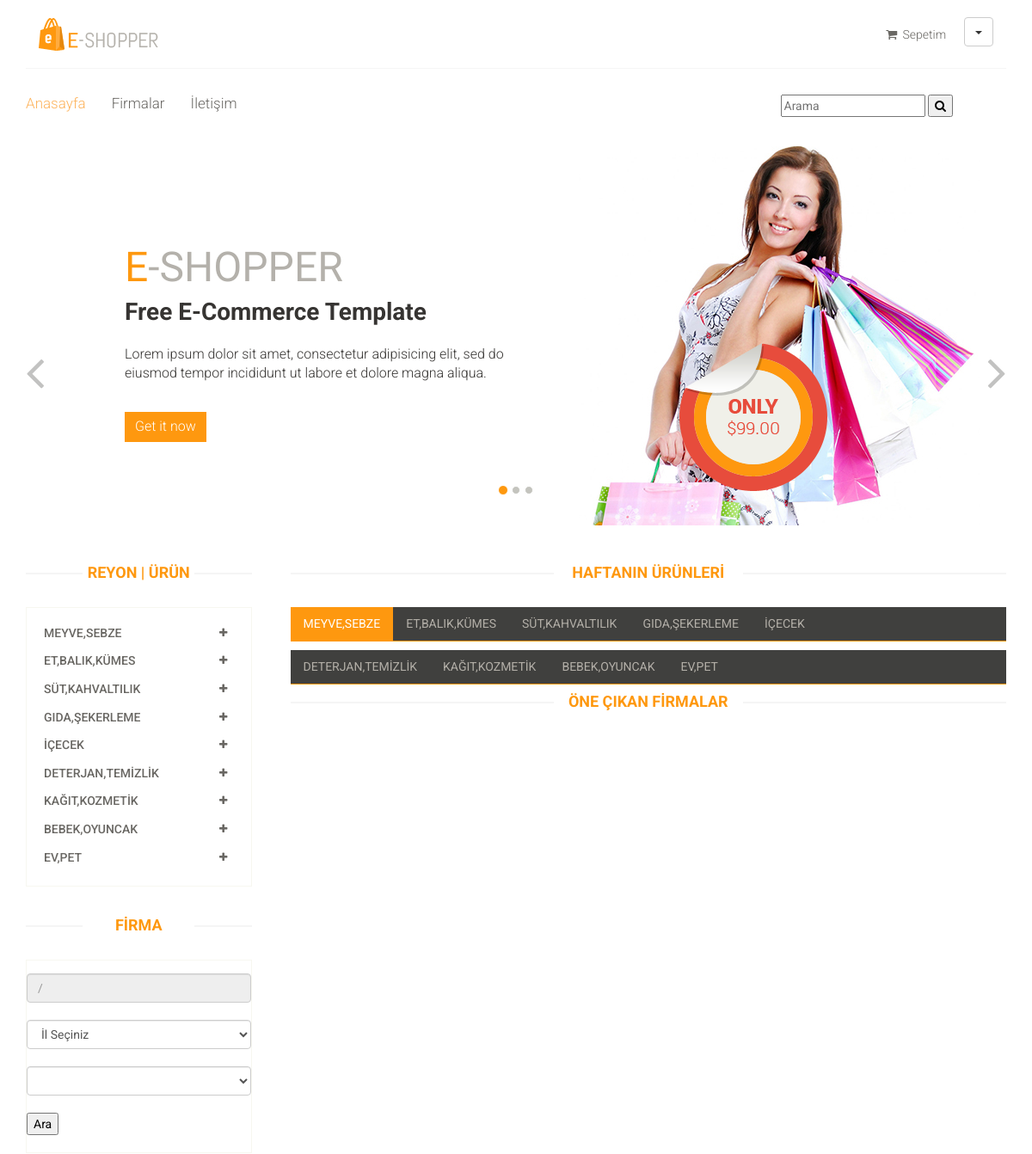
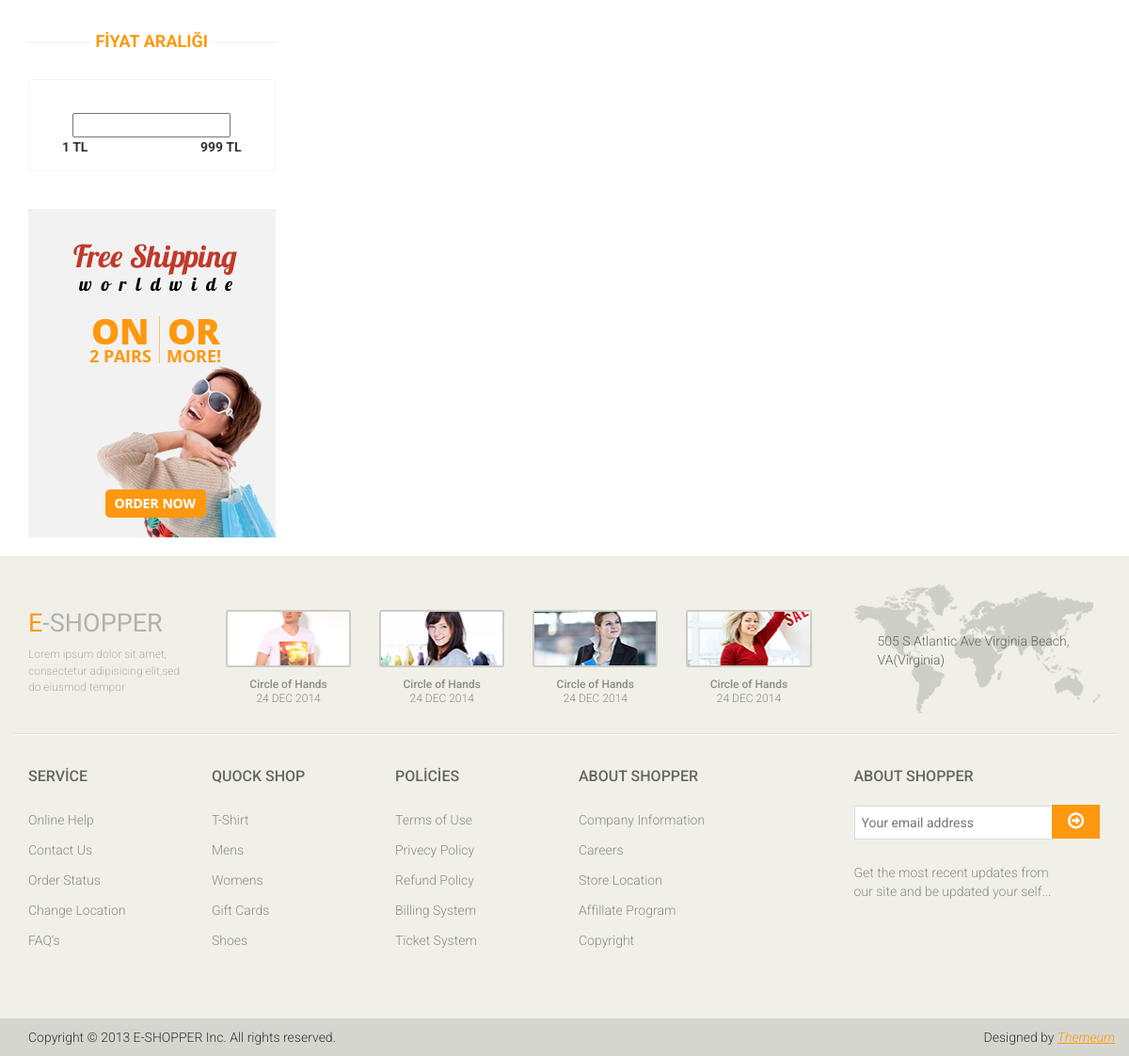
The page /index_kullanici.php on the database its author committed (2 pictures, top to bottom).
### tables this page shows
CREATE TABLE `kategori` (
  `kategori_id` int(11) NOT NULL,
  `kategori_isim` varchar(50) NOT NULL,
  `kategori_ust` varchar(5) NOT NULL
);

### sidebar_kullanici.php (the view, shortened to what this page needs)
<?php require_once("baglan.php"); ?>
<div class="col-sm-3">
	<div class="left-sidebar">
		<h2>reyon | ürün</h2>
			<div class="panel-group category-products" id="accordian">
				<?php
					$ustkategorilist= $db->query("select * from kategori where kategori_ust=0")->fetchAll(PDO::FETCH_ASSOC);
				?>
				<?php
					foreach ($ustkategorilist as $key => $value)
						{
				?>
					<div class="panel panel-default">
						<div class="panel-heading">
							<h4 class="panel-title">
								<a data-toggle="collapse" data-parent="#accordian" href="#<?php echo $value['kategori_id'];?>" >
									<span class="badge pull-right"><i class="fa fa-plus"></i></span>
										<?php echo $value['kategori_isim'];?>
								</a>
							</h4>
						</div>
						</div>
						<?php } ?>
			</div>
			<div class="brands_products">
				<h2>firma </h2>
				 <form action="kullanici_ara.php" method="POST">
				<div class="panel-group category-products" id="accordian">
					<input class="form-control" type="text" name="konumbilgi" maxlength="100" id="message-text4" disabled="disabled"  placeholder="/" required/>
					<br>
				     	<select id="il2" name="uye_il" class="form-control" required>
							<option> İl Seçiniz</option>
				      	</select>
				      	<br>
				      	<select id="ilce2" name="uye_ilce" class="form-control" required>
			      		</select>
			      		<br>
			      		<button type="submit" name="btn_ara" >Ara</button>
				</div>
				</form>
		</div>
			<div class="price-range">
				<h2>Fiyat Aralığı</h2>
				<div class="well text-center">
					<input type="text" class="span2" value="" data-slider-min="0" data-slider-max="600" data-slider-step="5" data-slider-value="[250,450]" id="sl2" ><br />
					<b class="pull-left">1 TL</b> <b class="pull-right">999 TL</b>
				</div>
			</div>
			<div class="shipping text-center">
				<img src="images/home/shipping.jpg" alt="" />
			</div><br>
	</div>
</div>

### css/main.css (style rules this page uses)
body { font-family: 'Roboto', sans-serif; background:; position: relative; font-weight:400px; }
a { -webkit-transition: 300ms; -moz-transition: 300ms; -o-transition: 300ms; transition: 300ms; }
h1, h2, h3, h4, h5, h6 { font-family: 'Roboto', sans-serif; }
.category-products { border: 1px solid #F7F7F0; margin-bottom: 35px; padding-bottom: 20px; padding-top: 15px; }
.left-sidebar h2, .brands_products h2 { color: #FE980F; font-family: 'Roboto', sans-serif; font-size: 18px; font-weight: 700; margin: 0 auto 30px; text-align: center; text-transform: uppercase; position: relative; z-index:3; }
.left-sidebar h2:after, h2.title:after { content: " "; position: absolute; border: 1px solid #f5f5f5; bottom:8px; left: 0; width: 100%; height: 0; z-index: -2; }
.left-sidebar h2:before { content: " "; position: absolute; background: #fff; bottom: -6px; width: 130px; height: 30px; z-index: -1; left: 50%; margin-left: -65px; }
.category-products .panel { background-color: #FFFFFF; border: 0px; border-radius: 0px; box-shadow:none; margin-bottom: 0px; }
.category-products .panel-default .panel-heading { background-color: #FFFFFF; border: 0 none; color: #FFFFFF; padding: 5px 20px; }
.category-products .panel-default .panel-heading .panel-title a { color: #696763; font-family: 'Roboto', sans-serif; font-size: 14px; text-decoration: none; text-transform: uppercase; }
.category-products .badge { background:none; border-radius: 10px; color: #696763; display: inline-block; font-size: 12px; font-weight: bold; line-height: 1; min-width: 10px; padding: 3px 7px; text-align: center; vertical-align: baseline; white-space: nowrap; }
.shipping { background-color: #F2F2F2; margin-top: 40px; overflow: hidden; padding-top: 20px; position: relative; }
.price-range { margin-top:30px; }
.well { background-color: #FFFFFF; border: 1px solid #F7F7F0; border-radius: 4px; box-shadow: none; margin-bottom: 20px; min-height: 20px; padding: 35px; }
.user_info input, select, textarea { background: #F0F0E9; border:0; color: #696763; padding: 5px; width: 100%; border-radius: 0; resize: none }

### rows shown on the page
kategori: kategori_isim "MEYVE,SEBZE"
kategori: kategori_isim "ET,BALIK,KÜMES"
kategori: kategori_isim "SÜT,KAHVALTILIK"
kategori: kategori_isim "GIDA,ŞEKERLEME"
kategori: kategori_isim "İÇECEK"
kategori: kategori_isim "DETERJAN,TEMIZLIK"
kategori: kategori_isim "KAĞIT,KOZMETIK"
kategori: kategori_isim "BEBEK,OYUNCAK"
kategori: kategori_isim "EV,PET"
